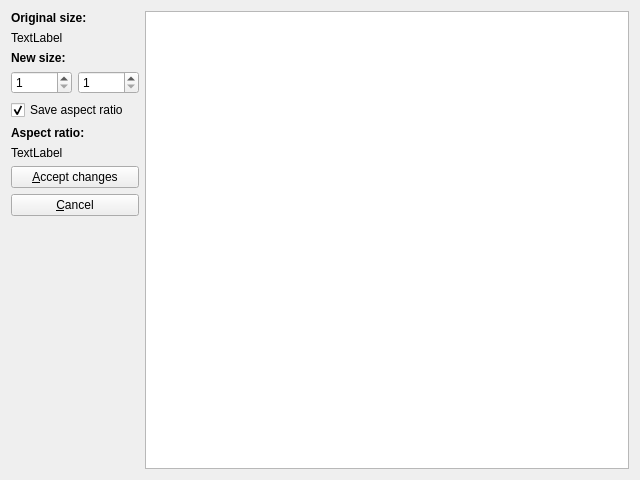
<?xml version="1.0" encoding="UTF-8"?>
<ui version="4.0">
 <class>editformResize</class>
 <widget class="QWidget" name="editformResize">
  <property name="geometry">
   <rect>
    <x>0</x>
    <y>0</y>
    <width>640</width>
    <height>480</height>
   </rect>
  </property>
  <property name="windowTitle">
   <string>QImageViewer - Resize image</string>
  </property>
  <property name="windowIcon">
   <iconset resource="../resources.qrc">
    <normaloff>:/res/resize.png</normaloff>:/res/resize.png</iconset>
  </property>
  <property name="locale">
   <locale language="English" country="Kenya"/>
  </property>
  <layout class="QHBoxLayout" name="horizontalLayout">
   <item>
    <layout class="QVBoxLayout" name="editLayout">
     <item>
      <widget class="QLabel" name="label_2">
       <property name="font">
        <font>
         <weight>75</weight>
         <bold>true</bold>
        </font>
       </property>
       <property name="locale">
        <locale language="English" country="UnitedStates"/>
       </property>
       <property name="text">
        <string>Original size:</string>
       </property>
      </widget>
     </item>
     <item>
      <widget class="QLabel" name="oldSizeLabel">
       <property name="text">
        <string>TextLabel</string>
       </property>
      </widget>
     </item>
     <item>
      <widget class="QLabel" name="label">
       <property name="font">
        <font>
         <weight>75</weight>
         <bold>true</bold>
        </font>
       </property>
       <property name="locale">
        <locale language="English" country="UnitedStates"/>
       </property>
       <property name="text">
        <string>New size:</string>
       </property>
      </widget>
     </item>
     <item>
      <layout class="QHBoxLayout" name="horizontalLayout_4">
       <item>
        <widget class="QSpinBox" name="widthSpinBox">
         <property name="minimum">
          <number>1</number>
         </property>
         <property name="maximum">
          <number>10000</number>
         </property>
        </widget>
       </item>
       <item>
        <widget class="QSpinBox" name="heightSpinBox">
         <property name="minimum">
          <number>1</number>
         </property>
         <property name="maximum">
          <number>10000</number>
         </property>
        </widget>
       </item>
      </layout>
     </item>
     <item>
      <widget class="QCheckBox" name="aspectratioCheckBox">
       <property name="locale">
        <locale language="English" country="UnitedStates"/>
       </property>
       <property name="text">
        <string>Save aspect ratio</string>
       </property>
       <property name="checked">
        <bool>true</bool>
       </property>
      </widget>
     </item>
     <item>
      <widget class="QLabel" name="label_4">
       <property name="font">
        <font>
         <weight>75</weight>
         <bold>true</bold>
        </font>
       </property>
       <property name="locale">
        <locale language="English" country="UnitedStates"/>
       </property>
       <property name="text">
        <string>Aspect ratio:</string>
       </property>
      </widget>
     </item>
     <item>
      <widget class="QLabel" name="aspectratioLabel">
       <property name="text">
        <string>TextLabel</string>
       </property>
      </widget>
     </item>
     <item>
      <layout class="QVBoxLayout" name="buttonsLayout">
       <item>
        <widget class="QPushButton" name="acceptButton">
         <property name="locale">
          <locale language="English" country="UnitedStates"/>
         </property>
         <property name="text">
          <string>&amp;Accept changes</string>
         </property>
        </widget>
       </item>
       <item>
        <widget class="QPushButton" name="cancelButton">
         <property name="locale">
          <locale language="English" country="UnitedStates"/>
         </property>
         <property name="text">
          <string>&amp;Cancel</string>
         </property>
        </widget>
       </item>
       <item>
        <spacer name="verticalSpacer">
         <property name="orientation">
          <enum>Qt::Vertical</enum>
         </property>
         <property name="sizeHint" stdset="0">
          <size>
           <width>20</width>
           <height>40</height>
          </size>
         </property>
        </spacer>
       </item>
      </layout>
     </item>
    </layout>
   </item>
   <item>
    <layout class="QVBoxLayout" name="imageLayout">
     <item>
      <widget class="QGraphicsView" name="imageView"/>
     </item>
    </layout>
   </item>
  </layout>
 </widget>
 <resources>
  <include location="../resources.qrc"/>
 </resources>
 <connections/>
</ui>
